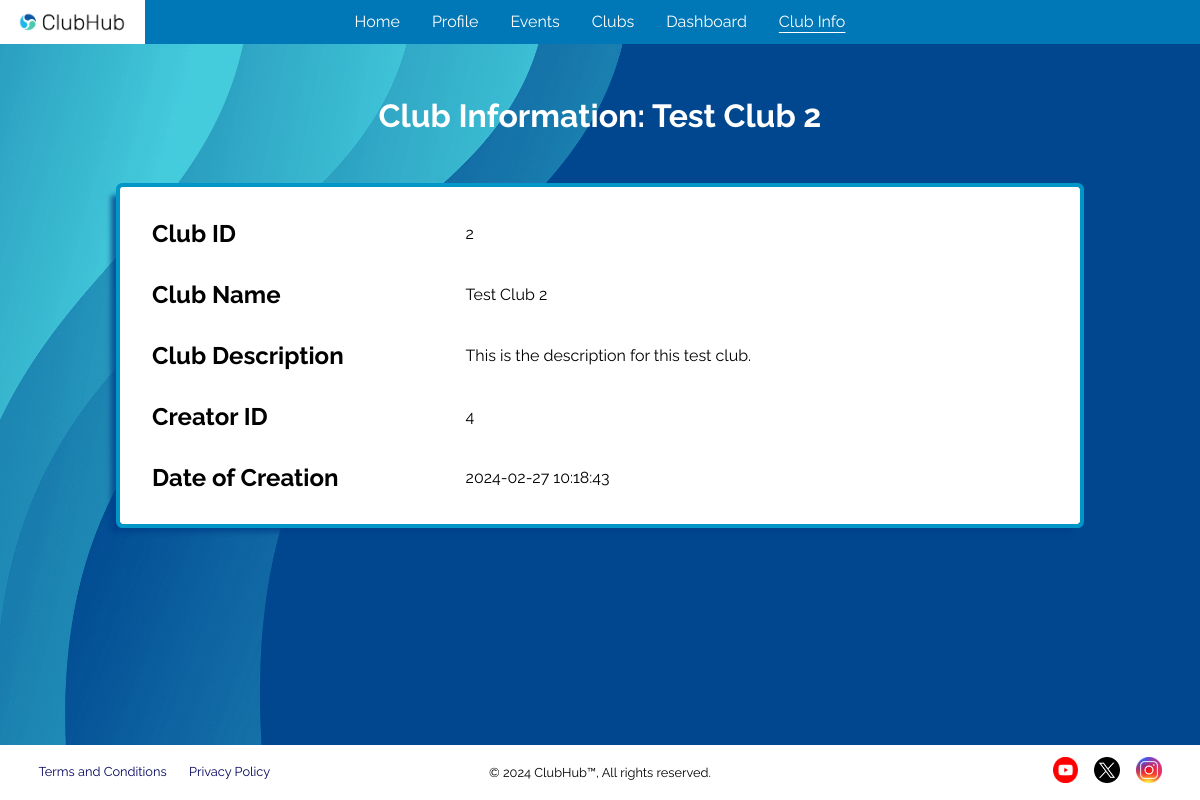
The app's page /events/club-info?club_id=2 (signed in) with its own data.
### tables this page shows
CREATE TABLE clubs (
    club_id             INTEGER         NOT NULL,
    club_name           TEXT            NOT NULL,
    club_description    TEXT            NOT NULL,
    creator             INTEGER         NOT NULL,
    validity            TEXT            NOT NULL CHECK (validity IN ('PENDING', 'APPROVED', 'REJECTED')) DEFAULT 'PENDING',
    created             DATETIME        NOT NULL DEFAULT CURRENT_TIMESTAMP,
    updated             DATETIME        NOT NULL DEFAULT CURRENT_TIMESTAMP,
    -----------------------------------------------------------------------
    PRIMARY KEY (club_id),
    FOREIGN KEY (creator) REFERENCES users(user_id)
);

### application/blueprints/events.py (the view, shortened to what this page needs)
@events.route("/club-info")
def events_club_info() -> str:
    invalid = validate_student_perms(endpoint="/events")
    if invalid:
        return invalid
    club_id = request.args.get("club_id", None)
    if club_id is not None:
        club_information: Row | None = club_info(club_id=int(club_id))
        if club_information:
            return render_template("html/student/club-info.html", club_information=club_information)

### application/__init__.py (called while the page is built)
@app.teardown_appcontext
def close_connection(_exception) -> None:
    db: Connection = getattr(g, "_database", None)
    if db is not None:
        db.close()

### application/util/authentication/page_access.py (called while the page is built)
def validate_access_perms(user_type: str, endpoint: str) -> str | None:
    if "user" not in session:
        error(errtype=Error.RESTRICTED_PAGE_LOGGED_OUT, endpoint=endpoint)
        return render_template("html/misc/home.html")
    current_user_type: str = session["user-type"]
    if current_user_type != user_type:
        errtype: Error = Error[f"RESTRICTED_PAGE_{user_type}"]
        error(errtype=errtype, endpoint=endpoint, user_type=current_user_type)
        return render_template("html/misc/home.html")
    return None

### application/util/db_functions/__init__.py (called while the page is built)
def get_db() -> Connection:
    db: Connection | None = getattr(g, "_database", None)
    if db is None:
        db: Connection = connect(DB_PATH)
        db.row_factory = Row
        g._database = db
    return db

def query_db(query: str, *args, single: Optional[bool] = None) -> list[Row] | Row | None:
    single = False if single is None else single
    cursor: Cursor = get_db().cursor()
    cursor.execute(query, args)
    results: list[Row] = cursor.fetchall()
    cursor.close()
    if not results:
        return None
    return results[0] if single else results

### application/util/db_functions/clubs.py (called while the page is built)
def club_info(club_id: int) -> Row | None:
    return query_db(
        """
            SELECT * FROM clubs
            WHERE club_id=?;
        """, club_id, single=True
    )

### application/templates/html/student/club-info.html
{% extends "html/base/base.html" %}
{% block links %}
    <link rel="stylesheet" href="../../../static/css/club-info.css">
{% endblock %}
{% block header %}
    <header>
        <h1>Club Information: {{ club_information["club_name"] }}</h1>
    </header>
{% endblock %}
{% block content %}
    <div id="club-info-container">
        <div id="club-info-main">
            <div class="club-info-row">
                <h2>Club ID</h2>
                <p>{{ club_information["club_id"] }}</p>
            </div>
            <div class="club-info-row">
                <h2>Club Name</h2>
                <p>{{ club_information["club_name"] }}</p>
            </div>
            <div class="club-info-row">
                <h2>Club Description</h2>
                <p>{{ club_information["club_description"] }}</p>
            </div>
            <div class="club-info-row">
                <h2>Creator ID</h2>
                <p>{{ club_information["creator"] }}</p>
            </div>
            <div class="club-info-row">
                <h2>Date of Creation</h2>
                <p>{{ club_information["created"] }}</p>
            </div>
        </div>
    </div>
{% endblock %}

### application/static/css/base.css (style rules this page uses)
:root { --light-grey: #8a8988; --lighter-grey: #c4c4c4; --even-lighter-grey: #f2f2f2; --cyan: #3bbbd2; --light-blue: #0077b6; --lighter-blue: #0096c7; --even-lighter-blue: #90e0ef; --dark-blue: #023e8a; --darker-blue: #03045e; --lighter-green: #5afa8d; --light-green: #179645; --dark-green: #237543; --light-red: #db5658; --dark-red: #990f0f; --white: #ffffff; --black: #000000; --dark-grey: #1e2e33; --email-red: #f44336; --yt-red: #ff1c04; --pink: #e33667; --turquoise: #028080; }
* { box-sizing: border-box; }
body { scroll-behavior: smooth; margin: 0; padding: 0; background-color: var(--darker-blue); font-family: "Raleway", system-ui, Arial, sans-serif !important; color: var(--white); min-height: 100vh; display: flex; flex-direction: column; overflow-x: hidden; }
::placeholder { opacity: 0.6; }
header h1 { text-align: center; margin: 1.65em 0; }

### application/static/css/club-info.css (style rules this page uses)
body { background-image: url("../png/blue-background-flipped-xy.png"); background-size: cover; background-position: center center; }
#club-info-container { display: flex; align-items: center; justify-content: center; flex-direction: column; margin-bottom: 7.5em; }
#club-info-main { background-color: var(--white); color: var(--black); width: 80%; padding: 1em; box-shadow: -9px 8px 5px 0 rgba(2, 62, 138, 0.75); outline: 0.3em solid var(--lighter-blue); border-radius: 0.15em; }
.club-info-row { display: grid; align-items: center; grid-template-columns: 35% 65%; padding: 1em; }
.club-info-row h2, .club-info-row p { margin: 0; padding: 0; }

### records on screen
clubs: club_name "Test Club 2", club_id "2", club_description "This is the description for this test club.", creator "4", created "2024-02-27 10:18:43"

### other values on screen
{{ new_link_name }} "Club Info"
